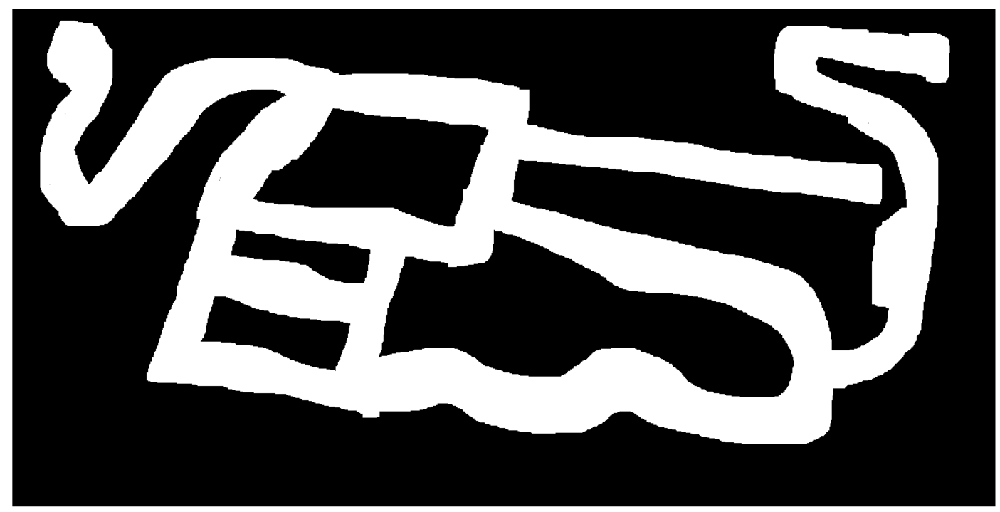
#> input picture pictures/maps/p11.png, 1000 x 512 px, shrunk from 1405 x 719 before the run
$ python Map.py
#> lines starting #> are read from the running program, lines starting #| are printed output that depends on the picture; after the words box and inside, x2 and y2 are one past the last pixel; in counts of white or black regions, pixels touching at a corner belong together
import os
import numpy as np
from PIL import Image
from Point import Point
import matplotlib.pyplot as plt

class Map:
    def __init__(self, path): # , drone_start_point):
        # self.drone_start_point: tuple = drone_start_point
#> called with path = 'pictures/maps/p11.png'
        self.img: Image = Image.open(path).convert('RGB')
        self.map: np.ndarray = self.render_map_from_image_to_boolean().transpose(1,0,2)
        # self.point_map: np.ndarray = self.create_point_map()

    def render_map_from_image_to_boolean(self):
        w, h = self.img.size
#> w = 1000; h = 512
        map_array = np.zeros((w, h, 3), dtype=int)
        for x in range(w):
            for y in range(h):
                coordinate = x, y
                r, g, b = self.img.getpixel(coordinate)
                if r != 0 and g != 0 and b != 0:  # consider black
                    map_array[x, y , :] = 255
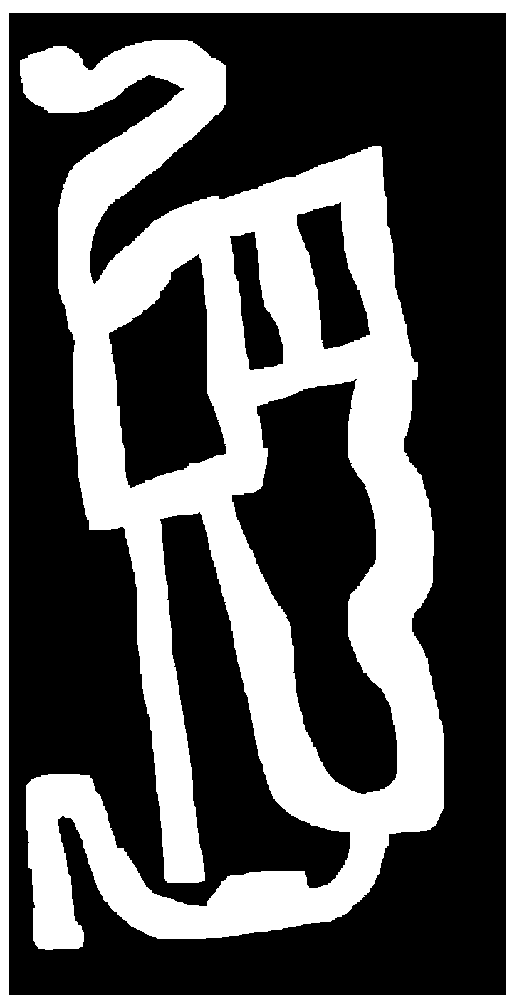
#> map_array: shape (1000, 512, 3) int64; 36.1% white; 2 white regions, box (x1, y1, x2, y2) and area: (20, 40, 444, 950) 160883, (0, 0, 512, 1000) 23946
        return map_array

    def is_collide(self, x, y):
        return self.map[x, y, :] == 0

    def create_point_map(self):
        w, h, _ = self.map.shape
        point_map = np.ndarray((w, h))
        for x in range(w):
            for y in range(h):
                point_map[x, y] = Point(f"{x}, {y}", w, 0, h, 0).set_position(x, y)

        return point_map


# Example usage:
if __name__ == "__main__":
    path_to_image = "pictures/maps/p11.png"
    # start_point = (0, 0)  # Replace with actual coordinates
    my_map = Map(path_to_image) #, start_point)
#> in __init__, `self.map: np.ndarray = self.render_map_from_image_to_boolean().transpo..`:
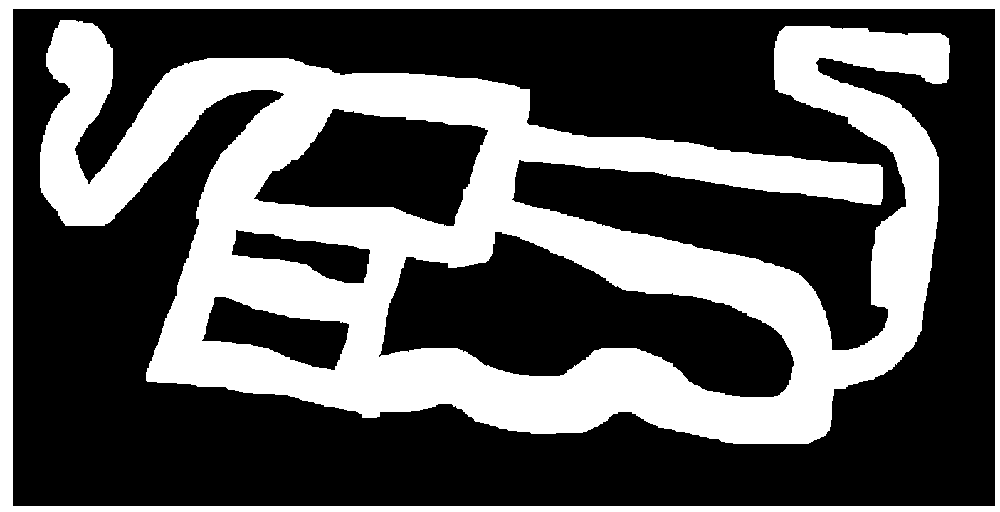
#> self.map: shape (512, 1000, 3) int64; 36.1% white; 2 white regions, box (x1, y1, x2, y2) and area: (40, 20, 950, 444) 160883, (0, 0, 1000, 512) 23946
    # print(my_map.map.shape)
    plt.imshow(my_map.map)
    plt.show()
    # print(my_map.map.shape)

    # plt.imshow(my_map.map, cmap='gray')
    # plt.show()
    # You can use my_map.is_collide(x, y) to check collision
    # And my_map.paint(g) to draw the map

$ run again, with pictures/maps/p12.png copied over pictures/maps/p11.png
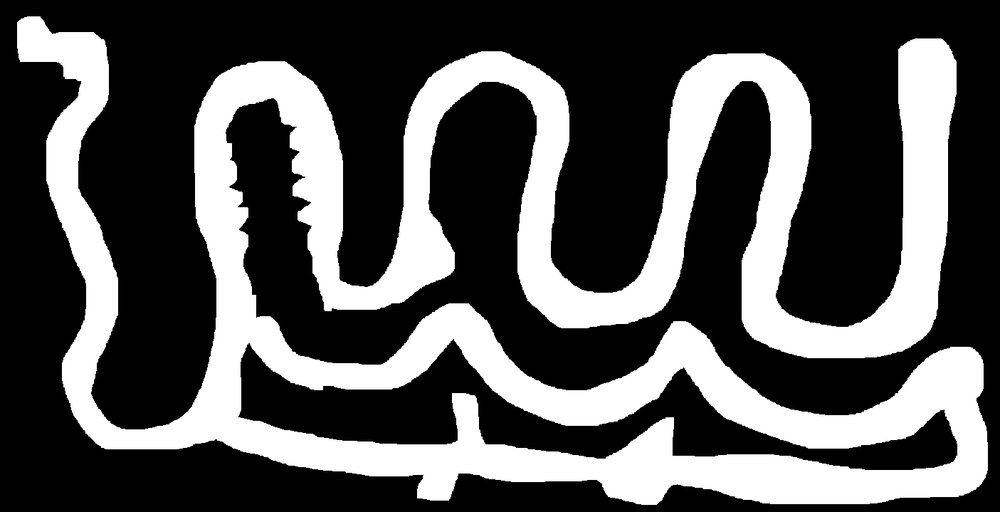
#> input picture pictures/maps/p12.png, 1000 x 512 px, shrunk from 1405 x 719 before the run
#> after the loop in render_map_from_image_to_boolean, `for x in range(w):`:
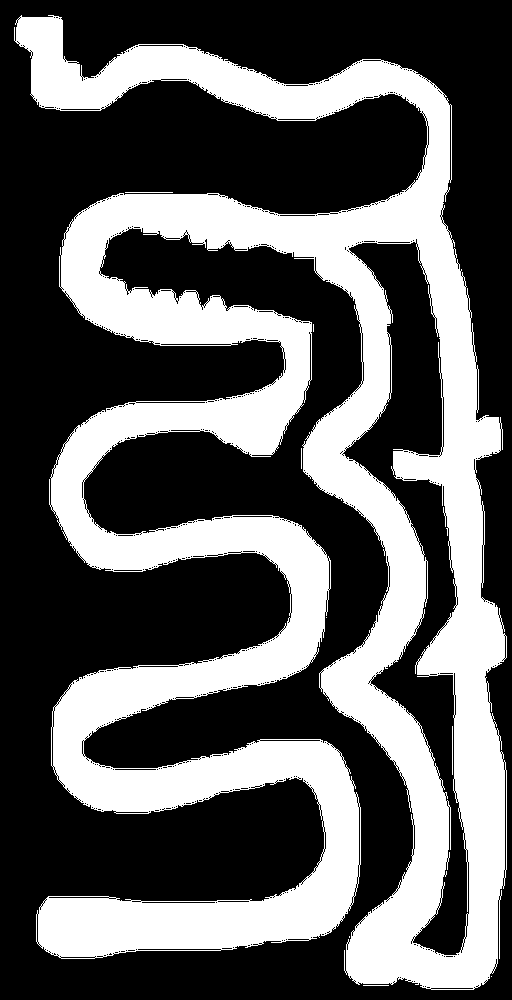
#> map_array: shape (1000, 512, 3) int64; 36.1% white; 9 white regions (4 under 20 px), largest, box (x1, y1, x2, y2) and area: (14, 15, 507, 990) 184496, (452, 726, 453, 775) 49, (125, 192, 173, 193) 48, (363, 985, 389, 986) 26, (301, 448, 302, 469) 21
#> in __init__, `self.map: np.ndarray = self.render_map_from_image_to_boolean().transpo..`:
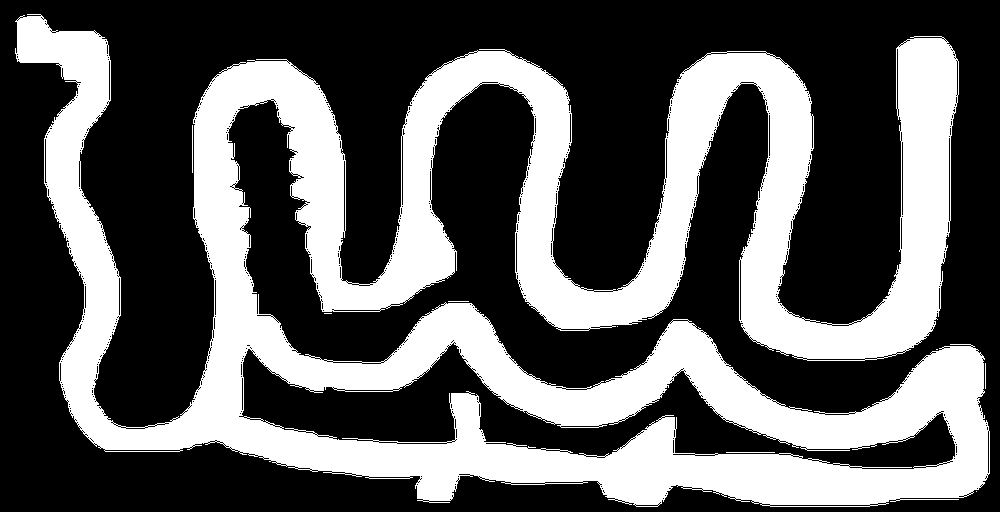
#> self.map: shape (512, 1000, 3) int64; 36.1% white; 9 white regions (4 under 20 px), largest, box (x1, y1, x2, y2) and area: (15, 14, 990, 507) 184496, (726, 452, 775, 453) 49, (192, 125, 193, 173) 48, (985, 363, 986, 389) 26, (448, 301, 469, 302) 21
